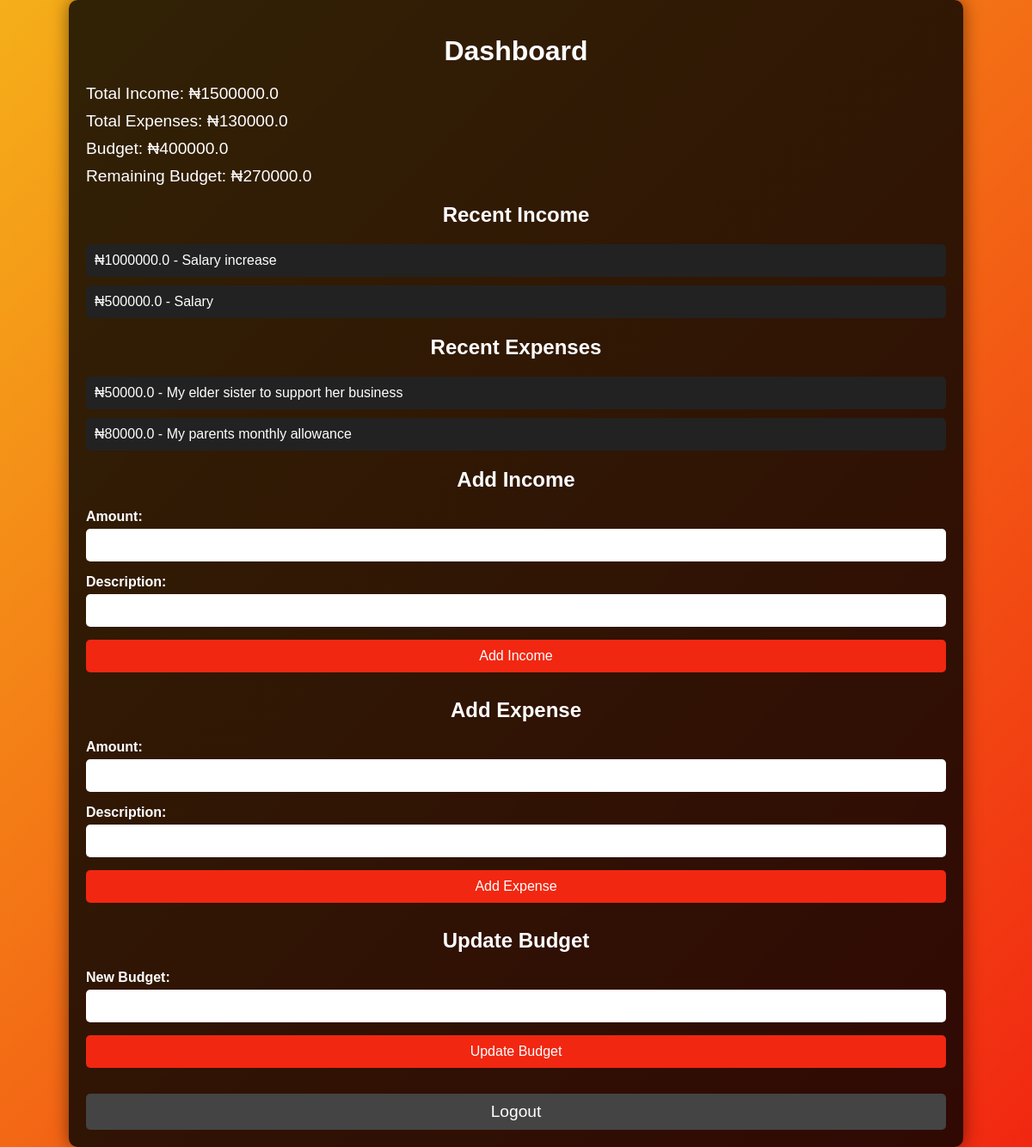
/dashboard (signed in), run on the app's committed database.
### app.py (models this page shows)
class User(db.Model):
    id = db.Column(db.Integer, primary_key=True)
    username = db.Column(db.String(80), unique=True, nullable=False)
    password = db.Column(db.String(120), nullable=False)
    budget = db.Column(db.Float, default=0.0)  # Budget field

class Income(db.Model):
    id = db.Column(db.Integer, primary_key=True)
    user_id = db.Column(db.Integer, db.ForeignKey("user.id"), nullable=False)
    amount = db.Column(db.Float, nullable=False)
    description = db.Column(db.String(200), nullable=False)

class Expense(db.Model):
    id = db.Column(db.Integer, primary_key=True)
    user_id = db.Column(db.Integer, db.ForeignKey("user.id"), nullable=False)
    amount = db.Column(db.Float, nullable=False)
    description = db.Column(db.String(200), nullable=False)

### app.py (the view)
@app.route("/dashboard")
def dashboard():
    user_id = session.get('user_id')
    if not user_id:
        return redirect(url_for("login"))
    total_income = db.session.query(db.func.sum(Income.amount)).filter_by(user_id=user_id).scalar() or 0
    total_expenses = db.session.query(db.func.sum(Expense.amount)).filter_by(user_id=user_id).scalar() or 0
    budget = User.query.get(user_id).budget  # Retrieve user's budget
    remaining_budget = budget - total_expenses  # Calculate remaining budget
    recent_income = Income.query.filter_by(user_id=user_id).order_by(Income.id.desc()).limit(5).all()
    recent_expenses = Expense.query.filter_by(user_id=user_id).order_by(Expense.id.desc()).limit(5).all()
    return render_template(
        "dashboard.html",
        total_income=total_income,
        total_expenses=total_expenses,
        budget=budget,
        remaining_budget=remaining_budget,
        recent_income=recent_income,
        recent_expenses=recent_expenses
    )

### templates/dashboard.html (shortened to what this page needs)
<!DOCTYPE html>
<html lang="en">
<head>
</head>
<body>
    <div class="container">
        <h1>Dashboard</h1>
        <p>Total Income: &#8358;{{ total_income }}</p>
        <p>Total Expenses: &#8358;{{ total_expenses }}</p>
        <p>Budget: &#8358;{{ budget }}</p>
        <p>Remaining Budget: &#8358;{{ remaining_budget }}</p>
        <h2>Recent Income</h2>
        <ul>
            {% for income in recent_income %}
                <li>&#8358;{{ income.amount }} - {{ income.description }}</li>
            {% endfor %}
        </ul>
        <h2>Recent Expenses</h2>
        <ul>
            {% for expense in recent_expenses %}
                <li>&#8358;{{ expense.amount }} - {{ expense.description }}</li>
            {% endfor %}
        </ul>
        <h2>Add Income</h2>
        <form action="{{ url_for('add_income') }}" method="POST">
            <label for="amount">Amount:</label>
            <input type="number" step="0.01" name="amount" required>
            <label for="description">Description:</label>
            <input type="text" name="description" required>
            <button type="submit">Add Income</button>
        </form>
        <h2>Add Expense</h2>
        <form action="{{ url_for('add_expense') }}" method="POST">
            <label for="amount">Amount:</label>
            <input type="number" step="0.01" name="amount" required>
            <label for="description">Description:</label>
            <input type="text" name="description" required>
            <button type="submit">Add Expense</button>
        </form>
        <h2>Update Budget</h2>
        <form action="{{ url_for('update_budget') }}" method="POST">
            <label for="budget">New Budget:</label>
            <input type="number" step="0.01" name="budget" required>
            <button type="submit">Update Budget</button>
        </form>
        <a href="{{ url_for('logout') }}" class="logout">Logout</a>
    </div>
</body>
</html>

### templates/dashboard.html (style rules this page uses)
body { font-family: Arial, sans-serif; background: linear-gradient(135deg, #f5af19, #f12711); margin: 0; padding: 0; display: flex; justify-content: center; align-items: center; min-height: 100vh; color: #fff; }
.container { width: 90%; max-width: 1000px; background: rgba(0, 0, 0, 0.8); padding: 20px; border-radius: 10px; box-shadow: 0 0 20px rgba(0, 0, 0, 0.5); }
h1, h2 { text-align: center; margin-bottom: 20px; }
p { font-size: 1.2em; margin: 10px 0; }
ul { list-style-type: none; padding: 0; }
ul li { background: #222; padding: 10px; margin-bottom: 10px; border-radius: 5px; }
form { display: flex; flex-direction: column; margin-bottom: 30px; }
form label { margin-bottom: 5px; font-weight: bold; }
form input { padding: 10px; margin-bottom: 15px; border-radius: 5px; border: none; font-size: 1em; }
form button { padding: 10px; border-radius: 5px; border: none; background-color: #f12711; color: #fff; font-size: 1em; cursor: pointer; transition: background-color 0.3s; }
.logout { display: block; text-align: center; margin-top: 20px; font-size: 1.2em; color: #fff; text-decoration: none; background-color: #444; padding: 10px; border-radius: 5px; transition: background-color 0.3s; }

### data on the page
User: budget "400000.0"
Income: amount "1000000.0", description "Salary increase"
Income: amount "500000.0", description "Salary"
Expense: amount "50000.0", description "My elder sister to support her business"
Expense: amount "80000.0", description "My parents monthly allowance"

### other printed values
{{ total_income }} "1500000.0"
{{ total_expenses }} "130000.0"
{{ remaining_budget }} "270000.0"
